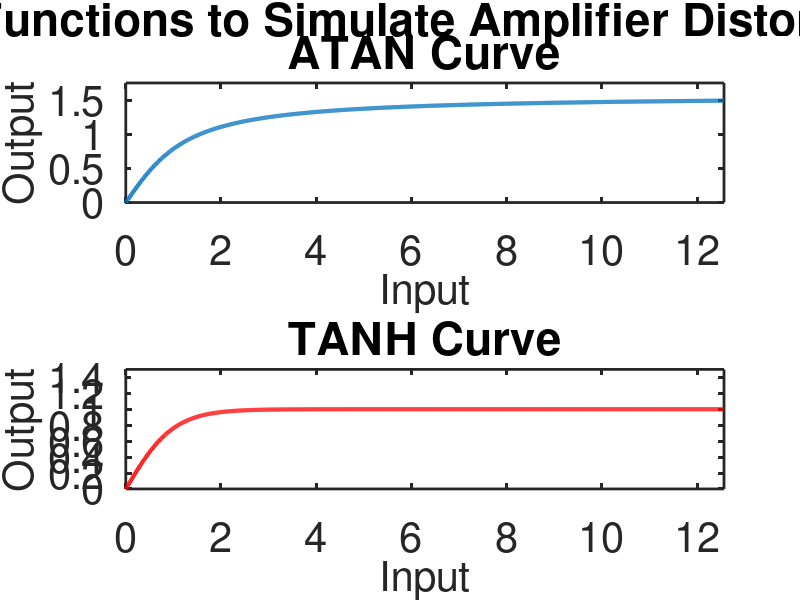
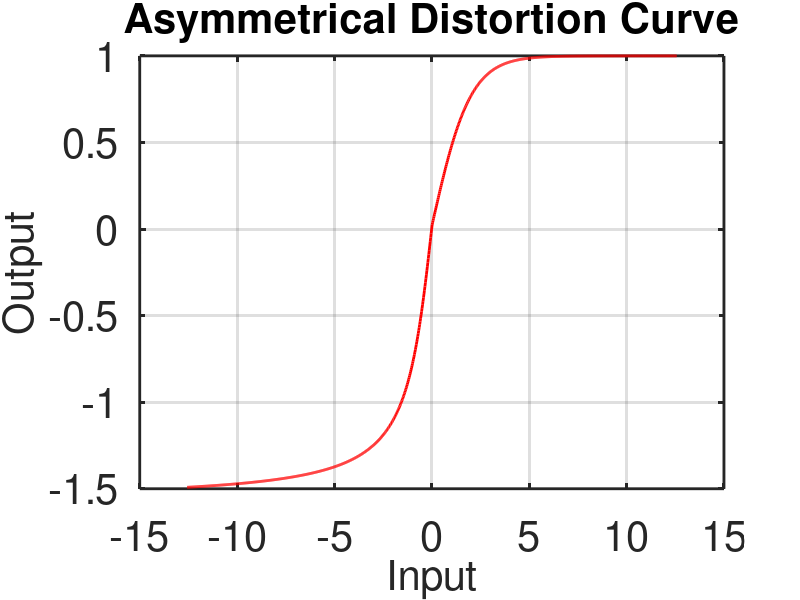
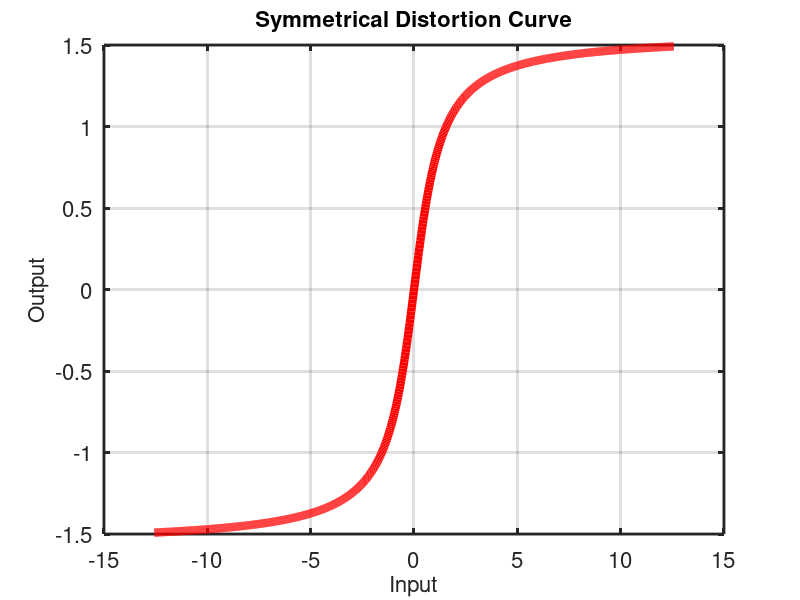

Write MATLAB code to recreate these figures, in order.
%%%%%%%%%%%%%%%%%%%%%%%%%%%%%%%%%%%%%%
% Authors: Dustin
% Course: EGR 423
% Instructor: Prof. Bruce Dunne
% Date: Apr. 2024
% File written for and run in Octave software
%
% This file is to generate a header file with atan and tanh value lookup tables
%%%%%%%%%%%%%%%%%%%%%%%%%%%%%%%%%%%%%%

% generate 1024 datapoints
x = linspace(0, 4*pi, 1024);

% LUTS are the positive half of trig functions
atanLut = atan(x);
tanhLut = tanh(x);

figure(1)
hold on;

s1 = subplot(2, 1, 1);

plot(x, atanLut, "linewidth", 3);
set(s1, 'title', 'ATAN Curve',"fontsize", 30);
set(gca, "linewidth", 2, "fontsize", 30);
ylabel('Output',  "fontsize", 30);
xlabel('Input',  "fontsize", 30);

ylim([0 1.75]);
xlim([0 4*pi]);
set(gca, "linewidth", 2, "fontsize", 30);

s2 = subplot(2, 1, 2);

plot(x, tanhLut, "linewidth", 3, 'r');
set(s2, 'title', 'TANH Curve', "fontsize", 30);
ylabel('Output',  "fontsize", 30);
xlabel('Input',  "fontsize", 30);
ylim([0 1.5]);
xlim([0 4*pi]);
set(gca, "linewidth", 2, "fontsize", 30);
S = axes( 'visible', 'off', 'title', 'Nonlinear Functions to Simulate Amplifier Distortion Curves ', "linewidth", 2,  "fontsize", 30);


figure(2)
xn = linspace(-4*pi, 0, 512);
dn = atan(xn);
xp = linspace(4*pi/512, 2*pi, 512);
dp = tanh(xp);
dist = ([dn(1:512) dp(1:512)]);
xg = linspace(-4*pi, 4*pi, 1024);

plot(xg, dist, "linewidth", 2, 'r');
grid on;
set(gca, "linewidth", 2, "fontsize", 30);
title('Asymmetrical Distortion Curve', "fontsize", 30);
ylabel('Output',  "fontsize", 30);
xlabel('Input',  "fontsize", 30);

figure(3)

xg = linspace(-4*pi, 4*pi, 1024);
dist2 = atan(xg);

plot(xg, dist2, "linewidth", 6, 'r');
grid on;
set(gca, "linewidth", 2, "fontsize", 16);
title('Symmetrical Distortion Curve', "fontsize", 16);
ylabel('Output',  "fontsize", 16);
xlabel('Input',  "fontsize", 16);
%%%%%%%%%%%%%%%%%%%%%%%%%%%%%%%%%%%%%%%
% GENERATE THE LUT FILE
% ---------------------
LUTSIZE = 1024;

generate = 0;
if(generate)

filename = "distortionLUT";

j = fopen([filename '.h'],'w');
  fprintf(j, '/* %-35s */\n\n', [filename '.h']);
  fprintf(j, '/* Distortion LUTS=s\n');
  fprintf(j, ' *------------------------\n\n');
  fprintf(j, ' * LUTs are 1024 datapoints of atan(x) and tanh(x)\n');
  fprintf(j, ' */ \n\n');


  fprintf(j, '#ifndef DISTORTIONLUT_H_\n');
  fprintf(j, '#define DISTORTIONLUT_H_\n\n');
  fprintf(j, '#include "distortionModule.h"\n\n');

  fprintf(j, '#define DISTLUTSIZE 1024\n\n');

  % use PRAGMA to store the LUT values

  % ATAN LUT
  fprintf(j, '#pragma DATA_SECTION (ATAN, "CE0");\n\n');
  fprintf(j, 'float ATAN[DISTLUTSIZE] = {\n');

  for i = 1 : 1024
    fprintf(j, '\t\t%g,\n', atanLut(i));
  endfor

  fprintf(j, ' };\n\n');   % no comma

    % TANH LUT
  fprintf(j, '#pragma DATA_SECTION (TANH, "CE0");\n\n');
  fprintf(j, 'float TANH[DISTLUTSIZE] = {\n');

  for i = 1 : 1024
    fprintf(j, '\t\t%.5f,\n', tanhLut(i));
  endfor

  fprintf(j, ' };\n\n');   % no comma


  % EOF
  fprintf(j, '#endif /* DISTORTIONLUT_H_ */\n');

  fclose(j);

endif
